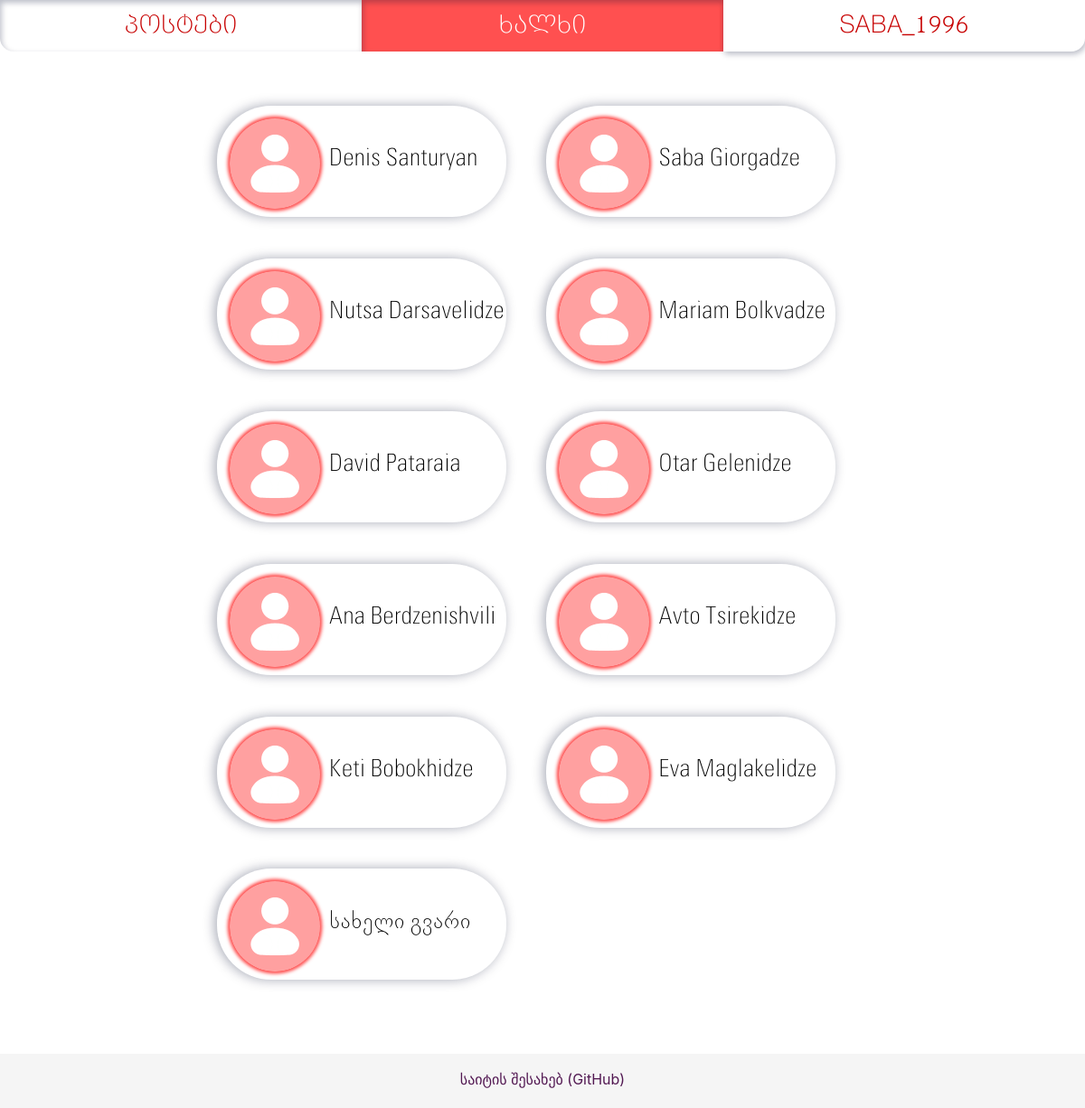
/people/ (signed in), run on the app's committed database.
### app/models/users.py (models this page shows, shortened)
class User(db.Model, UserMixin):
    __tablename__ = 'users'
    id = db.Column(db.Integer, primary_key=True)
    username = db.Column(db.String(16), unique=True, nullable=False, index=True)
    password = db.Column(db.String(255))
    name_first = db.Column(db.String)
    name_last = db.Column(db.String)
    email = db.Column(db.String(64), unique=True, nullable=False, index=True)
    sex = db.Column(db.String)
    dob = db.Column(db.Date)
    age = db.Column(db.Integer)
    picture = db.Column(db.String)
    post = db.relationship('PostsModel', backref='User', uselist=False)
    comment = db.relationship('Comment', backref='User', uselist=False)
    roles = db.relationship('Role', secondary=roles_users,
                            backref=db.backref('users', lazy='dynamic'))

### app/profiles/views.py (the view)
@profiles_blueprint.route('/')
@profiles_blueprint.route('/<username>', methods=['GET', 'POST'])
def list_people(username=None):
    if username:
        friend_request_form = FriendRequestForm()
        incoming_requests = FriendRequest.query.filter_by(recipient_user=current_user.id, active=1).all()
        incoming_requests_ids = [r.id for r in incoming_requests]
        incoming_requests_senders = [r.sender_user for r in incoming_requests]
        incoming_requests = [incoming_requests_ids, incoming_requests_senders]
        user = User.find_by_username(username)
        friend_asked = FriendRequest.query.filter_by(recipient_user=user.id,
                                                     sender_user=current_user.id,
                                                     active=1).first()
        if request.method == 'POST':  # happens when sending a friend request or deleting an existing one
            sender = int(friend_request_form.sender_user.data)
            receiver = int(friend_request_form.receiving_user.data)
            if sender == current_user.id and receiver == user.id:
                if friend_request_form.submit_friend_request.data:
                    if not friend_asked:
                        new_friend_request = FriendRequest(sender_user=sender,
                                                           recipient_user=receiver)
                        db.session.add(new_friend_request)
                        db.session.commit()
                        return redirect(url_for('profiles.list_people', username=user.username))
                elif friend_request_form.undo_friend_request.data:
                    if friend_asked:
                        db.session.delete(friend_asked)
                        db.session.commit()
                        return redirect(url_for('profiles.list_people', username=user.username))
        return render_template('people_profile.html', pages=generate_nav_links(),
                               user=user,
                               friend_request_form=friend_request_form,
                               friend_asked=friend_asked,
                               incoming_requests=incoming_requests)
    else:
        people_list = User.query.all()
        return render_template('people.html', pages=generate_nav_links(), people_list=people_list)

### app/models/users.py (called while the page is built)
@login_manager.user_loader
def load_user(user_id):
    try:
        return User.query.get(user_id)
    except Exception as e:
        print(e)

### app/tools/nav_link_list.py (called while the page is built)
def generate_nav_links():
    pages_nav_list = [
        ("posts.list_posts", "პოსტები"),
        ("profiles.list_people", "ხალხი"),
        ("auth.auth", "შესვლა")
    ]
    from flask_login import current_user
    if current_user.is_authenticated:
        pages_nav_list[2] = ('profiles.profile', current_user.username.upper())
    return pages_nav_list

### app/profiles/templates/people.html
{% extends "base.html" %}
{% block content %}
{% from 'macros_images.html' import show_profile_picture %}
        <div class="profile-list-all c-8">
        {% for p in people_list %}
            <a href="{{p.username}}">
                <div class="profile-list-one c-4">
                    <table style="flex-direction: row">
                    <tbody>
                        <tr>
                            <td> {{ show_profile_picture(p, 'profile-list-image') }}
                                <span class="profile-list-name"> {{ p.name_first }} {{ p.name_last }}</span>
                            </td>
                        </tr>
                    </tbody>
                    </table>
                </div>
            </a>
        {% endfor %}
        </div>
{% endblock %}

### app/posts/templates/macros_images.html (shortened to what this page needs)
{% macro show_profile_picture(user, style) %}
      {% if user.picture %}
        <img src="{{ url_for('static', filename='uploads/profile_pictures/%s' % user.picture) }}" class="{{style}}" alt="my_profile_picture">
      {% else %}
        <img src="{{ url_for('static', filename='uploads/profile_pictures/default_profile_picture.png') }}" class="{{style}}" alt="my_profile_picture">
      {% endif %}
{% endmacro %}

### app/static/styles.css (style rules this page uses)
html, body { margin: 0; padding: 0; height: 100%; background-color: rgb(255, 248, 250); }
* { box-sizing: border-box; }
.c-4 { width: 33.33%; }
.c-8 { width: 66.66%; }
.profile-list-all { margin: auto; padding-top: 5%; flex-direction: row; }
.profile-list-one { display: inline-block; margin-left: 5%; margin-bottom: 5%; width: 40%; background-color: white; border-radius: 3.75rem; padding: 1%; box-shadow: -0.15rem 0 0.8rem rgba(2, 12, 47, 0.35); }
.profile-list-name { font-family: "Open Sans Mixed", "BPG Nino Elite", sans-serif; font-size: 1.625rem; color: #000000; overflow: hidden; white-space: nowrap; text-overflow: ellipsis; max-width: 15rem; display: inline-block; position: absolute; text-align: center; margin-top: 2.5%; }
.profile-list-image { border-radius: 3.125rem; background-color: #ff5050; box-shadow: 0 0 0.24rem 0.15rem #ff5050; height: 6.25rem; width: 6.25rem; margin: 0.312rem 0.625rem 0 0.312rem; }

### app/profiles/static/style.css (style rules this page uses)
body { background-color: white; }

### data on the page
User: name_first "Denis", name_last "Santuryan"
User: name_first "Saba", name_last "Giorgadze"
User: name_first "Nutsa", name_last "Darsavelidze"
User: name_first "Mariam", name_last "Bolkvadze"
User: name_first "David", name_last "Pataraia"
User: name_first "Otar", name_last "Gelenidze"
User: name_first "Ana", name_last "Berdzenishvili"
User: name_first "Avto", name_last "Tsirekidze"
User: name_first "Keti", name_last "Bobokhidze"
User: name_first "Eva", name_last "Maglakelidze"
User: name_first "სახელი", name_last "გვარი"

### other printed values
{{ page[1] }} "პოსტები" "SABA_1996"
{{ page[1] }} "ხალხი"
